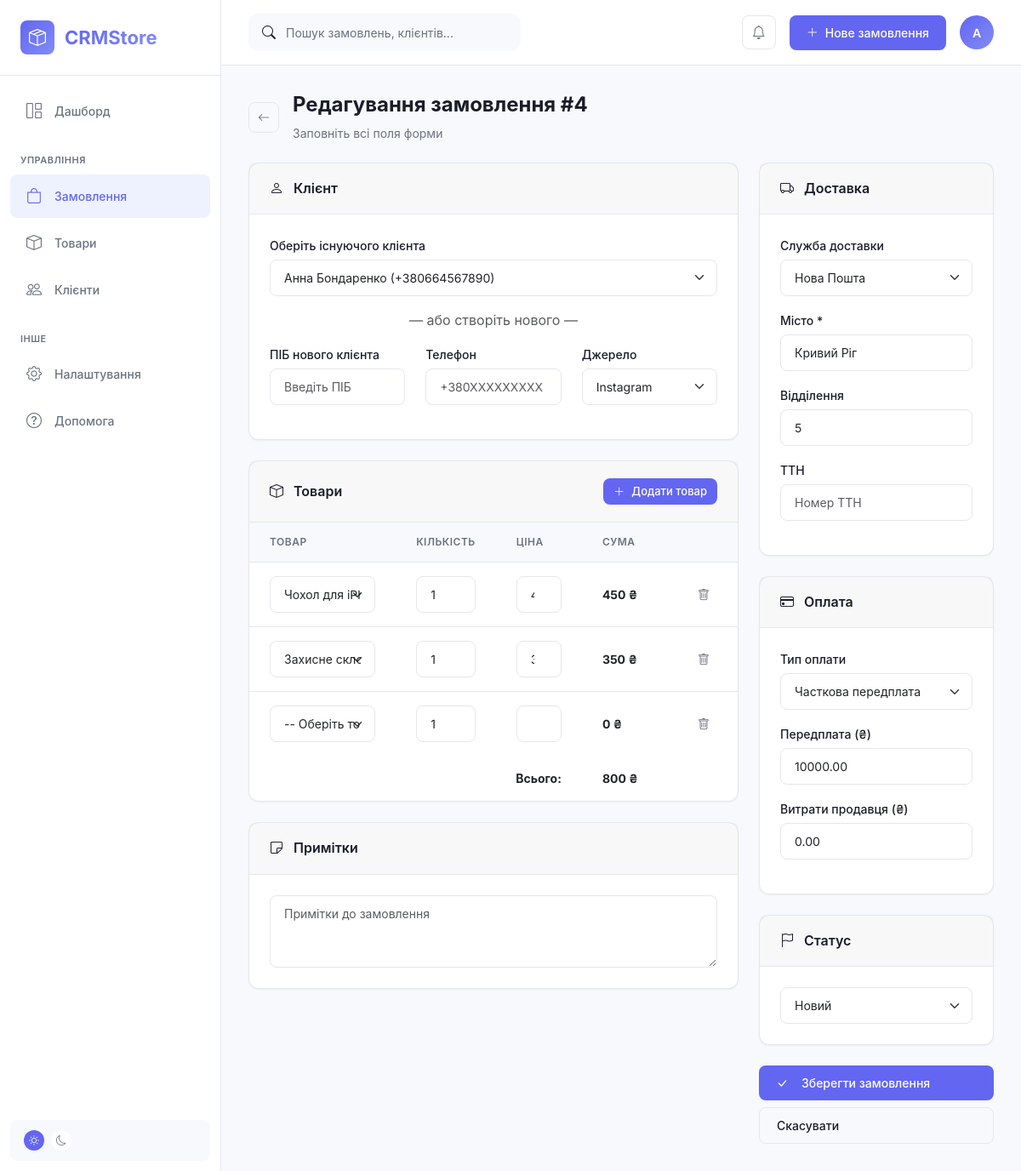
The page /orders/4/edit/ on the database its author committed.
### orders/models.py (models this page shows, shortened)
class Order(models.Model):
    STATUS_CHOICES = [
        ('new', 'Новий'),
        ('confirmed', 'Підтверджено'),
        ('shipped', 'Відправлено'),
        ('completed', 'Виконано'),
        ('canceled', 'Скасовано'),
        ('returned', 'Повернення'),
    ]
    DELIVERY_CHOICES = [
        ('nova_poshta', 'Нова Пошта'),
        ('ukrposhta', 'Укрпошта'),
        ('meest', 'Meest'),
        ('pickup', 'Самовивіз'),
    ]
    PAYMENT_CHOICES = [
        ('cod', 'Накладений платіж'),
        ('prepaid', 'Передплата'),
        ('partial', 'Часткова передплата'),
    ]
    customer = models.ForeignKey(
        Customer,
        on_delete=models.PROTECT,
        related_name='orders',
        verbose_name='Клієнт'
    )
    status = models.CharField(
        'Статус',
        max_length=20,
        choices=STATUS_CHOICES,
        default='new'
    )
    delivery_service = models.CharField(
        'Служба доставки',
        max_length=20,
        choices=DELIVERY_CHOICES,
        default='nova_poshta'
    )
    city = models.CharField('Місто', max_length=100)
    warehouse = models.CharField('Відділення', max_length=255, blank=True)
    ttn = models.CharField('ТТН', max_length=50, blank=True)
    payment_type = models.CharField(
        'Тип оплати',
        max_length=20,
        choices=PAYMENT_CHOICES,
        default='cod'
    )
    prepayment = models.DecimalField(
        'Передплата',
        max_digits=10,
        decimal_places=2,
        default=Decimal('0.00'),
        validators=[MinValueValidator(Decimal('0.00'))]
    )
    seller_expenses = models.DecimalField(
        'Витрати продавця',
        max_digits=10,
        decimal_places=2,
        default=Decimal('0.00'),
        validators=[MinValueValidator(Decimal('0.00'))],
        help_text='Додаткові витрати (пакування, доставка тощо)'
    )
    notes = models.TextField('Примітки', blank=True)
    created_at = models.DateTimeField('Створено', auto_now_add=True)
    updated_at = models.DateTimeField('Оновлено', auto_now=True)
    class Meta:
        verbose_name = 'Замовлення'
        verbose_name_plural = 'Замовлення'
        ordering = ['-created_at']

### orders/views.py (the view)
# urls.py: path('orders/<int:pk>/edit/', views.order_update, name='order_update'),
def order_update(request, pk):
    order = get_object_or_404(Order, pk=pk)
    if request.method == 'POST':
        form = OrderForm(request.POST, instance=order)
        formset = OrderItemFormSet(request.POST, instance=order, prefix='items')
        if form.is_valid() and formset.is_valid():
            form.save()
            formset.save()
            messages.success(request, f'Замовлення #{order.pk} оновлено!')
            return redirect('order_detail', pk=order.pk)
    else:
        form = OrderForm(instance=order)
        formset = OrderItemFormSet(instance=order, prefix='items')
    context = {
        'form': form,
        'formset': formset,
        'order': order,
        'title': f'Редагування замовлення #{order.pk}',
        'products': Product.objects.all(),
    }
    return render(request, 'orders/order_form.html', context)

### orders/models.py (called while the page is built)
    def __str__(self):
        return f"{self.name} ({self.sku})"

    def __str__(self):
        return f"{self.full_name} ({self.phone})"

### templates/orders/order_form.html (shortened to what this page needs)
{% extends 'base.html' %}
{% block content %}
<div class="page-header d-flex justify-content-between align-items-center mb-4">
    <div class="d-flex align-items-center gap-3">
        <a href="{% url 'order_list' %}" class="btn btn-outline btn-icon">
            <i class="bi bi-arrow-left"></i>
        </a>
        <div>
            <h1 class="page-title">{{ title }}</h1>
            <p class="page-subtitle mb-0">Заповніть всі поля форми</p>
        </div>
    </div>
</div>
<form method="POST" id="orderForm">
    <div class="row g-4">
        <div class="col-lg-8">
            <div class="card mb-4">
                <div class="card-header">
                    <h3 class="card-title">
                        <i class="bi bi-person me-2"></i>
                        Клієнт
                    </h3>
                </div>
                <div class="card-body">
                    <div class="mb-3">
                        <label class="form-label">Оберіть існуючого клієнта</label>
                        {{ form.customer }}
                    </div>
                    <div class="text-center text-muted my-3">— або створіть нового —</div>
                    <div class="row">
                        <div class="col-md-4 mb-3">
                            <label class="form-label">ПІБ нового клієнта</label>
                            {{ form.new_customer_name }}
                        </div>
                        <div class="col-md-4 mb-3">
                            <label class="form-label">Телефон</label>
                            {{ form.new_customer_phone }}
                        </div>
                        <div class="col-md-4 mb-3">
                            <label class="form-label">Джерело</label>
                            {{ form.new_customer_source }}
                        </div>
                    </div>
                </div>
            </div>
            <div class="card mb-4">
                <div class="card-header">
                    <h3 class="card-title">
                        <i class="bi bi-box me-2"></i>
                        Товари
                    </h3>
                    <button type="button" class="btn btn-sm btn-primary" id="addItem">
                        <i class="bi bi-plus-lg"></i>
                        Додати товар
                    </button>
                </div>
                <div class="card-body p-0">
                    <table class="data-table" id="itemsTable">
                        <thead>
                            <tr>
                                <th style="width: 40%">Товар</th>
                                <th style="width: 15%">Кількість</th>
                                <th style="width: 20%">Ціна</th>
                                <th style="width: 20%">Сума</th>
                                <th style="width: 5%"></th>
                            </tr>
                        </thead>
                        <tbody id="itemsBody">
                            {% for item_form in formset %}
                            <tr class="item-row">
                                <td>
                                    {{ item_form.product }}
                                </td>
                                <td>
                                    {{ item_form.quantity }}
                                </td>
                                <td>
                                    {{ item_form.price }}
                                </td>
                                <td class="item-total">
                                    <strong>0 ₴</strong>
                                </td>
                                <td>
                                    <button type="button" class="action-btn delete remove-item" title="Видалити">
                                        <i class="bi bi-trash"></i>
                                    </button>
                                </td>
                            </tr>
                            {% endfor %}
                        </tbody>
                        <tfoot>
                            <tr>
                                <td colspan="3" class="text-end"><strong>Всього:</strong></td>
                                <td><strong id="grandTotal">0 ₴</strong></td>
                                <td></td>
                            </tr>
                        </tfoot>
                    </table>
                </div>
            </div>
            <div class="card">
                <div class="card-header">
                    <h3 class="card-title">
                        <i class="bi bi-sticky me-2"></i>
                        Примітки
                    </h3>
                </div>
                <div class="card-body">
                    {{ form.notes }}
                </div>
            </div>
        </div>
        <div class="col-lg-4">
            <div class="card mb-4">
                <div class="card-header">
                    <h3 class="card-title">
                        <i class="bi bi-truck me-2"></i>
                        Доставка
                    </h3>
                </div>
                <div class="card-body">
                    <div class="mb-3">
                        <label class="form-label">Служба доставки</label>
                        {{ form.delivery_service }}
                    </div>
                    <div class="mb-3">
                        <label class="form-label">Місто *</label>
                        {{ form.city }}
                    </div>
                    <div class="mb-3">
                        <label class="form-label">Відділення</label>
                        {{ form.warehouse }}
                    </div>
                    <div class="mb-3">
                        <label class="form-label">ТТН</label>
                        {{ form.ttn }}
                    </div>
                </div>
            </div>
            <div class="card mb-4">
                <div class="card-header">
                    <h3 class="card-title">
                        <i class="bi bi-credit-card me-2"></i>
                        Оплата
                    </h3>
                </div>
                <div class="card-body">
                    <div class="mb-3">
                        <label class="form-label">Тип оплати</label>
                        {{ form.payment_type }}
                    </div>
                    <div class="mb-3">
                        <label class="form-label">Передплата (₴)</label>
                        {{ form.prepayment }}
                    </div>
                    <div class="mb-3">
                        <label class="form-label">Витрати продавця (₴)</label>
                        {{ form.seller_expenses }}
                    </div>
                </div>
            </div>
            <div class="card mb-4">
                <div class="card-header">
                    <h3 class="card-title">
                        <i class="bi bi-flag me-2"></i>
                        Статус
                    </h3>
                </div>
                <div class="card-body">
                    {{ form.status }}
                </div>
            </div>
            <div class="d-grid gap-2">
                <button type="submit" class="btn btn-primary btn-lg">
                    <i class="bi bi-check-lg me-2"></i>
                    Зберегти замовлення
                </button>
                <a href="{% url 'order_list' %}" class="btn btn-secondary">
                    Скасувати
                </a>
            </div>
        </div>
    </div>
</form>
{% endblock %}

### templates/base.html (style rules this page uses)
:root { --sidebar-width: 260px; --header-height: 70px; --bg-light: #f8f9fc; --bg-white: #ffffff; --text-primary: #1a1d29; --text-secondary: #6b7280; --accent-primary: #6366f1; --accent-primary-light: #eef2ff; --accent-success: #10b981; --accent-warning: #f59e0b; --accent-danger: #ef4444; --accent-info: #3b82f6; --border-color: #e5e7eb; --shadow-sm: 0 1px 2px 0 rgb(0 0 0 / 0.05); --shadow-md: 0 4px 6px -1px rgb(0 0 0 / 0.1); --shadow-lg: 0 10px 15px -3px rgb(0 0 0 / 0.1); --radius-sm: 8px; --radius-md: 12px; --radius-lg: 16px; }
* { margin: 0; padding: 0; box-sizing: border-box; }
body { font-family: 'Inter', -apple-system, BlinkMacSystemFont, sans-serif; background-color: var(--bg-light); color: var(--text-primary); min-height: 100vh; }
.page-title { font-size: 24px; font-weight: 700; color: var(--text-primary); margin-bottom: 8px; }
.page-subtitle { font-size: 14px; color: var(--text-secondary); margin-bottom: 24px; }
.card { background: var(--bg-white); border: 1px solid var(--border-color); border-radius: var(--radius-md); box-shadow: var(--shadow-sm); }
.card-header { padding: 20px 24px; border-bottom: 1px solid var(--border-color); display: flex; align-items: center; justify-content: space-between; }
.card-title { font-size: 16px; font-weight: 600; color: var(--text-primary); }
.card-body { padding: 24px; }
.data-table { width: 100%; border-collapse: collapse; }
.data-table th { padding: 14px 24px; text-align: left; font-size: 12px; font-weight: 600; text-transform: uppercase; letter-spacing: 0.5px; color: var(--text-secondary); background: var(--bg-light); border-bottom: 1px solid var(--border-color); }
.data-table td { padding: 16px 24px; font-size: 14px; border-bottom: 1px solid var(--border-color); vertical-align: middle; }
.data-table tr:last-child td { border-bottom: none; }
.btn { display: inline-flex; align-items: center; gap: 8px; padding: 10px 20px; border-radius: var(--radius-sm); font-size: 14px; font-weight: 500; border: none; cursor: pointer; transition: all 0.2s ease; text-decoration: none; }
.btn-primary { background: var(--accent-primary); color: white; }
.btn-secondary { background: var(--bg-light); color: var(--text-primary); border: 1px solid var(--border-color); }
.btn-outline { background: transparent; color: var(--text-secondary); border: 1px solid var(--border-color); }
.btn-sm { padding: 6px 12px; font-size: 13px; }
.btn-icon { width: 36px; height: 36px; padding: 0; justify-content: center; }
.form-control, .form-select { padding: 10px 16px; border: 1px solid var(--border-color); border-radius: var(--radius-sm); font-size: 14px; transition: all 0.2s ease; }
.form-label { font-size: 14px; font-weight: 500; color: var(--text-primary); margin-bottom: 6px; }
.action-btn { width: 32px; height: 32px; border-radius: var(--radius-sm); border: none; background: transparent; color: var(--text-secondary); cursor: pointer; display: flex; align-items: center; justify-content: center; transition: all 0.2s ease; }

### templates/orders/order_form.html (style rules this page uses)
.card-header { display: flex; justify-content: space-between; align-items: center; min-height: 55px; }
.card-title { margin-bottom: 0; }

### rows shown on the page
Order: customer "Анна Бондаренко (+380664567890)", delivery_service "Нова Пошта", city "Кривий Ріг", warehouse "5", payment_type "Часткова передплата", prepayment "10000.00", seller_expenses "0.00", status "Новий"

### other values the page prints
{{ title }} "Редагування замовлення #4"
